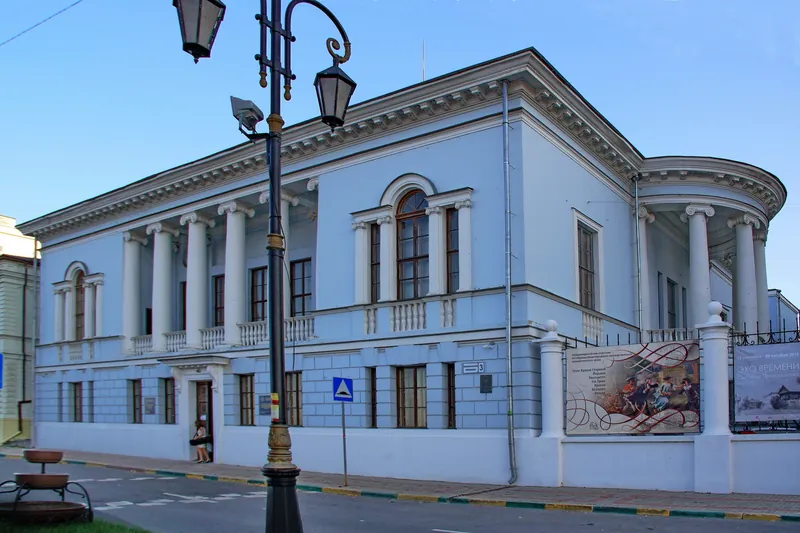
#> input picture assets/images/07/a9/07a97c208aa88ac5ea3cc45636c8a9e31c743839566f6389382aaaf275d3720c_card.webp, 800 x 533 px
$ python -i build-kid-games.py   (imports and definitions only)
#> lines starting #> are read from the running program, lines starting #| are printed output that depends on the picture
"""Готовит картинки для заданий «Тропы Маши» для ВСЕХ мест из db/seed/main.csv (frontend/media/kid/<id места>/).

Вид задания каждому месту назначает scripts/build-frontend-cards.py (поле game в frontend/data/cards.json):
поровну пазл, пиксель-пазл и раскраска. Здесь готовится только то, что нужно этому виду:
  jigsaw — ничего: пазл режется в браузере из карточной картинки (assets/images, размер full)
  quiz   — ничего: вопросы лежат в frontend/data/kid-quiz.json
  pixel  — pixel.png: пиксель-арт 48×36 блоков с ограниченной палитрой, увеличенный без сглаживания до 960×720
  paint  — paint.png + paint.json: карта областей раскраски 480×360 (номер области в каналах R и G)
           и данные: палитра (номер цвета → #rrggbb), области (id, номер цвета, центр cx, cy и радиус r).
           Сложность подбирается автоматически: 14–50 областей на картинку.
Кадрирование везде одно: 4:3 по центру, чуть выше середины (ImageOps.fit, centering 0.5/0.45); так же режет games.js.

Нужны Pillow, numpy, scipy:  pip install pillow numpy scipy
Порядок: python3 scripts/build-frontend-cards.py && python3 scripts/build-kid-games.py [--preview папка]
"""
import json, os, sys

import numpy as np
from PIL import Image, ImageDraw, ImageFilter, ImageEnhance, ImageOps, ImageFont
from scipy import ndimage as ndi

ROOT = os.path.dirname(os.path.dirname(os.path.abspath(__file__)))
OUT = os.path.join(ROOT, "frontend", "media", "kid")

# [1 line not run here, left out]

PHOTO_W, PHOTO_H = 960, 720          # 4:3
PIX_W, PIX_H = 48, 36                # блоки пиксель-арта: делится на 2/3/4 по обеим осям
PIX_COLORS = 22
PAINT_W, PAINT_H = 480, 360
PAINT_COLORS = 10
MIN_AREA = 450                       # область меньше (в px карты) сливается с соседней
MEDIAN = 5                           # сглаживание перед разбиением на цвета


# [63 lines left out: functions load_photo, build_pixel, mode_filter, merge_close_colors, label_regions, not called in this run]


def build_paint(photo, min_area=MIN_AREA):
    small = photo.resize((PAINT_W, PAINT_H), Image.LANCZOS)
    small = ImageEnhance.Color(small).enhance(1.25)
    small = small.filter(ImageFilter.MedianFilter(MEDIAN)).filter(ImageFilter.GaussianBlur(0.8))
    q = small.quantize(colors=PAINT_COLORS, method=Image.Quantize.MEDIANCUT, dither=Image.Dither.NONE)
    idx = np.array(q).astype(np.int32)
    k = int(idx.max()) + 1
    idx = mode_filter(idx, k, 5)
    idx = merge_close_colors(idx, k, np.array(small).astype(np.float32))

    # Мелкие области отдаём самому частому соседнему цвету. Идём по одной, от самых мелких, и каждый раз
    # смотрим на уже обновлённые цвета: иначе две соседние мелкие области меняются цветами и не сливаются.
    for _ in range(40):
        labels, colors = label_regions(idx, k)
        areas = np.bincount(labels.ravel())
        small_ids = sorted((i for i in range(1, len(areas)) if areas[i] < min_area), key=lambda i: areas[i])
        if not small_ids:
            break
        for i in small_ids:
            mask = labels == i
            ring = ndi.binary_dilation(mask, iterations=2) & ~mask
            around = idx[ring]
            if around.size:
                idx[mask] = np.bincount(around, minlength=k).argmax()
    labels, colors = label_regions(idx, k)

    # Номера цветов: от светлого к тёмному; цвет — среднее по исходному фото.
    arr = np.array(small).astype(np.float32)
    used = sorted({c for c in colors[1:]})
    means = {c: arr[idx == c].mean(axis=0) for c in used}
    order = sorted(used, key=lambda c: -(0.299 * means[c][0] + 0.587 * means[c][1] + 0.114 * means[c][2]))
    number = {c: i + 1 for i, c in enumerate(order)}
    palette = {number[c]: "#%02x%02x%02x" % tuple(int(round(v)) for v in means[c]) for c in used}

    regions = []
    for i, sl in enumerate(ndi.find_objects(labels), start=1):
        if sl is None:
            continue
        mask = np.pad(labels[sl] == i, 1)
        dist = ndi.distance_transform_edt(mask)
        y, x = np.unravel_index(dist.argmax(), dist.shape)
        regions.append({"id": i, "c": number[colors[i]], "cx": int(x - 1 + sl[1].start), "cy": int(y - 1 + sl[0].start), "r": round(float(dist.max()), 1)})

    rgb = np.zeros(labels.shape + (3,), np.uint8)
    rgb[..., 0] = labels & 255
    rgb[..., 1] = labels >> 8
    return Image.fromarray(rgb), {"w": PAINT_W, "h": PAINT_H, "palette": palette, "regions": regions}, labels


# [24 lines left out: function preview, not called in this run]


MIN_REGIONS, MAX_REGIONS = 14, 50
AREA_STEPS = [450, 700, 1000, 1500, 2200, 3200, 4500]


# [52 lines left out: functions build_paint_tuned, main, not called in this run]


# [2 lines not run here, left out]

>>> import cv2
>>> picture = cv2.imread('../assets/images/07/a9/07a97c208aa88ac5ea3cc45636c8a9e31c743839566f6389382aaaf275d3720c_card.webp', cv2.IMREAD_GRAYSCALE)
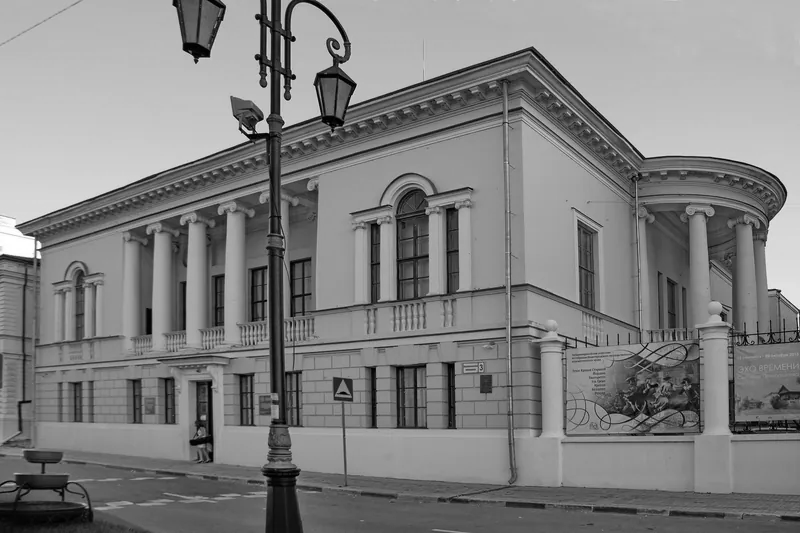
#> picture: shape (533, 800); min 0, max 255, mean 129
>>> result = build_paint(picture)
#> (the run stopped early here; a loop or call above may not have finished)

$ run again, on assets/images/0a/91/0a91bd5aac1f921a2b0879eae2d7fe7f366564fc95759410e26a162c9423beae_card.webp
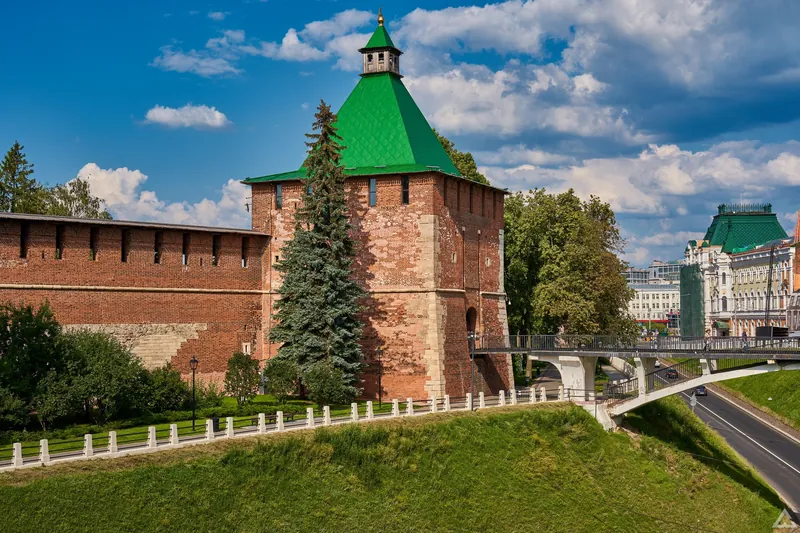
#> input picture assets/images/0a/91/0a91bd5aac1f921a2b0879eae2d7fe7f366564fc95759410e26a162c9423beae_card.webp, 800 x 533 px
#> `picture = cv2.imread('../assets/images/07/a9/07a97c208aa88ac5ea3cc4563..`:
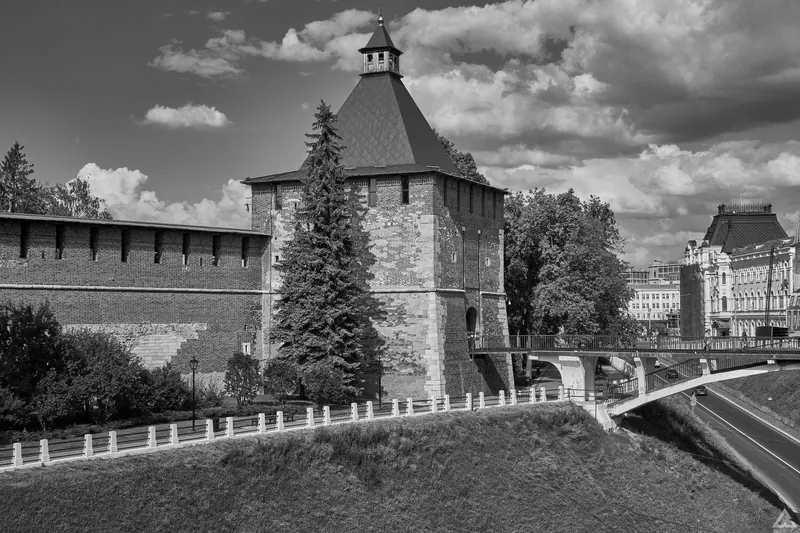
#> picture: shape (533, 800); min 0, max 253, mean 103.7
